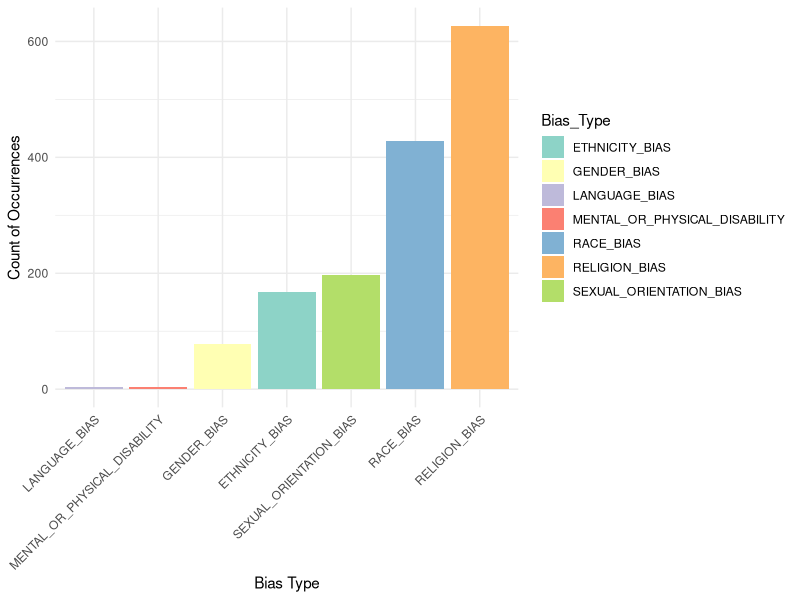
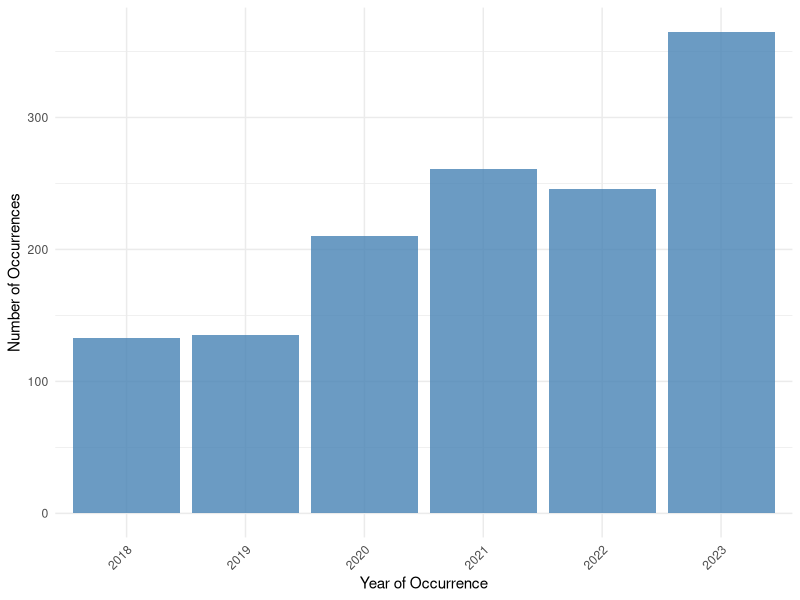
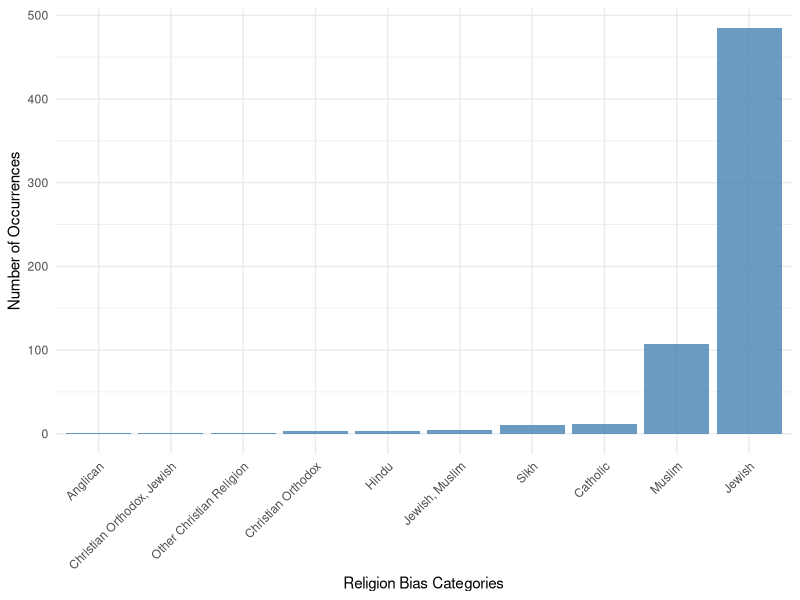
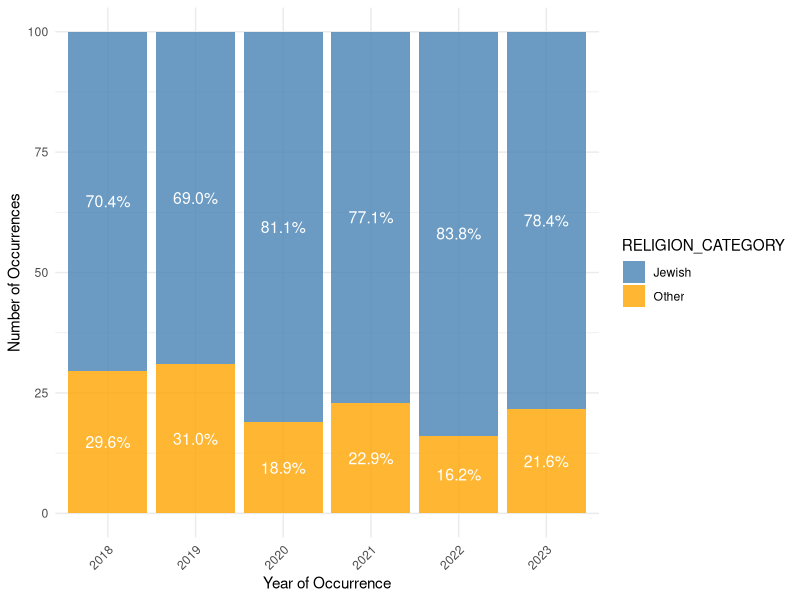
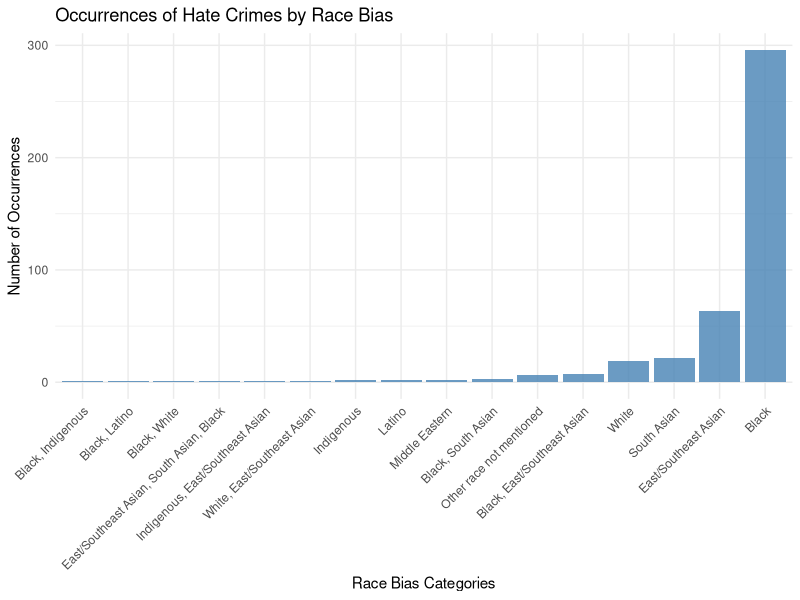
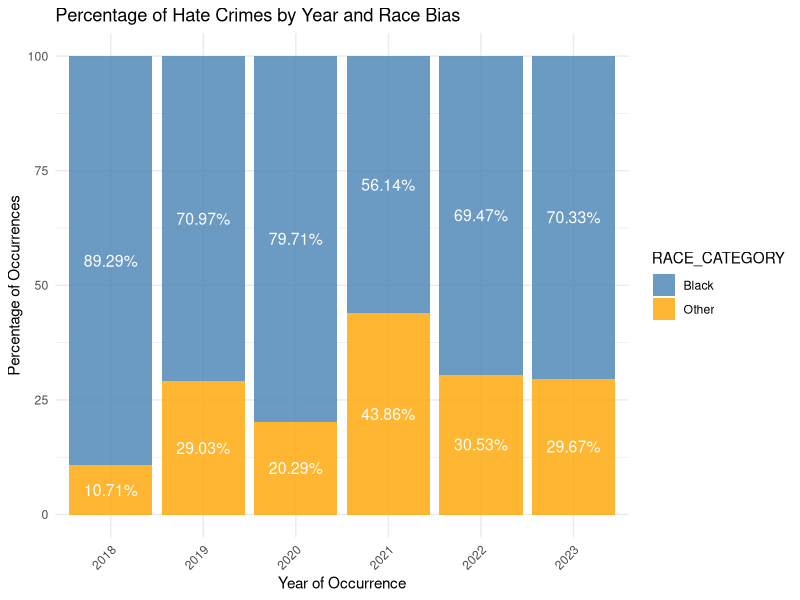

R code for these plots, in order:
## ---- chunk 1
#| include: false
#| warning: false
#| message: false

library(tidyverse)
library(ggplot2)
library(dplyr)
library(knitr)
## ---- chunk 2
#| echo: false
#| warning: false
#| message: false

cleaned_data <- read_csv("../data/analysis_data/analysis_data.csv")
# Summarize the counts of occurrences for different bias categories by year
bias_summary_by_year <- cleaned_data %>%
  group_by(OCCURRENCE_YEAR) %>%
  summarize(
    race_bias_count = sum(RACE_BIAS != "None"),
    ethnicity_bias_count = sum(ETHNICITY_BIAS != "None"),
    religion_bias_count = sum(RELIGION_BIAS != "None"),
    gender_bias_count = sum(GENDER_BIAS != "None"),
    sexual_orientation_bias_count = sum(SEXUAL_ORIENTATION_BIAS != "None"),
    disability_bias_count = sum(MENTAL_OR_PHYSICAL_DISABILITY != "None")
  )

# Display the summary
bias_summary_by_year %>% 
  kable(
    col.names = c("Year", "Race", "Ethnicity", "Religion", "Gender", "Sexual_Orientation", "Disability"),
    # digits = 1
  )
## ---- chunk 3
#| label: fig-occurence-by-bias
#| fig-cap: Count of Occurrences Based on Different Bias Types
#| echo: false
# Reshape the data to long format and count occurrences for each bias
bias_counts <- cleaned_data %>%
  select(RACE_BIAS, ETHNICITY_BIAS, SEXUAL_ORIENTATION_BIAS, GENDER_BIAS, LANGUAGE_BIAS, RELIGION_BIAS, MENTAL_OR_PHYSICAL_DISABILITY) %>%
  pivot_longer(cols = everything(), names_to = "Bias_Type", values_to = "Bias_Value") %>%
  mutate(Value = ifelse(Bias_Value == "None", 0, 1)) %>%
  group_by(Bias_Type) %>%
  summarise(Count = sum(Value))

# Create a bar chart
ggplot(bias_counts, aes(x = reorder(Bias_Type, Count), y = Count, fill = Bias_Type)) +
  geom_bar(stat = "identity") +
  theme_minimal() +
  labs(x = "Bias Type", y = "Count of Occurrences") +
  scale_fill_brewer(palette = "Set3") +
  theme(axis.text.x = element_text(angle = 45, hjust = 1))
## ---- chunk 4
#| label: fig-yearly-occurrence
#| fig-cap: Occurrences of Hate Crimes by Year
#| echo: false
# Count occurrences by OCCURRENCE_YEAR without filtering
year_counts <- cleaned_data %>%
  count(OCCURRENCE_YEAR)

# Create the bar chart
ggplot(year_counts, aes(x = as.factor(OCCURRENCE_YEAR), y = n)) +
  geom_bar(stat = "identity", fill = "steelblue", alpha = 0.8) +
  theme_minimal() +
  labs(x = "Year of Occurrence", y = "Number of Occurrences") +
  scale_x_discrete(drop = FALSE) +
  theme(axis.text.x = element_text(angle = 45, hjust = 1))
## ---- chunk 5
#| label: fig-religion-bias
#| fig-cap: Occurrences of Hate Crimes by Religion Bias
#| echo: false
# Filter out "None" from the RELIGION_BIAS column and count occurrences
religion_bias_counts <- cleaned_data %>%
  filter(RELIGION_BIAS != "None") %>%
  count(RELIGION_BIAS)

# Create the bar chart
ggplot(religion_bias_counts, aes(x = reorder(RELIGION_BIAS, n), y = n)) +
  geom_bar(stat = "identity", fill = "steelblue", alpha = 0.8) +
  theme_minimal() +
  labs(x = "Religion Bias Categories", y = "Number of Occurrences") +
  theme(axis.text.x = element_text(angle = 45, hjust = 1))
## ---- chunk 6
#| label: fig-Jewish-bias
#| fig-cap: Occurrences of Hate Crimes by Year and Race Bias
#| echo: false
# Filter out "None" and create a new column for Race Bias categorization
race_counts <- cleaned_data %>%
  filter(RELIGION_BIAS != "None") %>%
  mutate(RELIGION_CATEGORY = ifelse(RELIGION_BIAS == "Jewish", "Jewish", "Other"))

# Count occurrences by OCCURRENCE_YEAR and RACE_CATEGORY
year_religion_counts <- race_counts %>%
  count(OCCURRENCE_YEAR, RELIGION_CATEGORY)

# Calculate percentage for each category within each year
year_religion_counts <- year_religion_counts %>%
  group_by(OCCURRENCE_YEAR) %>%
  mutate(percentage = n / sum(n) * 100)

# Create the stacked bar chart
ggplot(year_religion_counts, aes(x = as.factor(OCCURRENCE_YEAR), y = percentage, fill = RELIGION_CATEGORY)) +
  geom_bar(stat = "identity", position = "stack", alpha = 0.8) +
  scale_fill_manual(values = c("Jewish" = "steelblue", "Other" = "orange")) +
  theme_minimal() +
  labs(x = "Year of Occurrence", y = "Number of Occurrences") +
  theme(axis.text.x = element_text(angle = 45, hjust = 1)) +
  geom_text(aes(label = scales::percent(percentage / 100)), 
            position = position_stack(vjust = 0.5), 
            color = "white", size = 4)  # Adjust size and color as needed
## ---- chunk 7
#| echo: false
# Filter out "None" from the RACE_BIAS column and count occurrences
race_bias_counts <- cleaned_data %>%
  filter(RACE_BIAS != "None") %>%
  count(RACE_BIAS)

# Create the bar chart
ggplot(race_bias_counts, aes(x = reorder(RACE_BIAS, n), y = n)) +
  geom_bar(stat = "identity", fill = "steelblue", alpha = 0.8) +
  theme_minimal() +
  labs(x = "Race Bias Categories", y = "Number of Occurrences", 
       title = "Occurrences of Hate Crimes by Race Bias") +
  theme(axis.text.x = element_text(angle = 45, hjust = 1))
## ---- chunk 8
#| echo: false
# Filter out "None" and create a new column for Race Bias categorization
race_counts <- cleaned_data %>%
  filter(RACE_BIAS != "None") %>%
  mutate(RACE_CATEGORY = ifelse(RACE_BIAS == "Black", "Black", "Other"))

# Count occurrences by OCCURRENCE_YEAR and RACE_CATEGORY
year_race_counts <- race_counts %>%
  count(OCCURRENCE_YEAR, RACE_CATEGORY)

# Calculate percentage for each category within each year
year_race_counts <- year_race_counts %>%
  group_by(OCCURRENCE_YEAR) %>%
  mutate(percentage = n / sum(n) * 100)

# Create the stacked bar chart with percentage labels
ggplot(year_race_counts, aes(x = as.factor(OCCURRENCE_YEAR), y = percentage, fill = RACE_CATEGORY)) +
  geom_bar(stat = "identity", position = "stack", alpha = 0.8) +
  scale_fill_manual(values = c("Black" = "steelblue", "Other" = "orange")) +
  theme_minimal() +
  labs(x = "Year of Occurrence", y = "Percentage of Occurrences", 
       title = "Percentage of Hate Crimes by Year and Race Bias") +
  theme(axis.text.x = element_text(angle = 45, hjust = 1)) +
  geom_text(aes(label = scales::percent(percentage / 100)), 
            position = position_stack(vjust = 0.5), 
            color = "white", size = 4)  # Adjust size and color as needed
